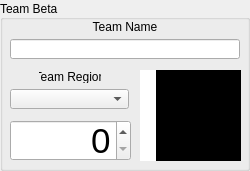
       <widget class="QGroupBox" name="TeamBetaGroupBox">
        <property name="sizePolicy">
         <sizepolicy hsizetype="Fixed" vsizetype="Fixed">
          <horstretch>0</horstretch>
          <verstretch>0</verstretch>
         </sizepolicy>
        </property>
        <property name="minimumSize">
         <size>
          <width>250</width>
          <height>171</height>
         </size>
        </property>
        <property name="maximumSize">
         <size>
          <width>250</width>
          <height>171</height>
         </size>
        </property>
        <property name="statusTip">
         <string/>
        </property>
        <property name="layoutDirection">
         <enum>Qt::LeftToRight</enum>
        </property>
        <property name="title">
         <string>Team Beta</string>
        </property>
        <property name="alignment">
         <set>Qt::AlignLeading|Qt::AlignLeft|Qt::AlignVCenter</set>
        </property>
        <widget class="QLabel" name="Team2Logo">
         <property name="geometry">
          <rect>
           <x>150</x>
           <y>70</y>
           <width>91</width>
           <height>91</height>
          </rect>
         </property>
         <property name="sizePolicy">
          <sizepolicy hsizetype="Maximum" vsizetype="Fixed">
           <horstretch>0</horstretch>
           <verstretch>0</verstretch>
          </sizepolicy>
         </property>
         <property name="minimumSize">
          <size>
           <width>91</width>
           <height>91</height>
          </size>
         </property>
         <property name="maximumSize">
          <size>
           <width>91</width>
           <height>91</height>
          </size>
         </property>
         <property name="layoutDirection">
          <enum>Qt::LeftToRight</enum>
         </property>
         <property name="styleSheet">
          <string notr="true">background-color: rgb(0, 0, 0);</string>
         </property>
         <property name="text">
          <string>Team Logo</string>
         </property>
         <property name="alignment">
          <set>Qt::AlignCenter</set>
         </property>
        </widget>
        <widget class="QWidget" name="layoutWidget">
         <property name="geometry">
          <rect>
           <x>10</x>
           <y>20</y>
           <width>231</width>
           <height>41</height>
          </rect>
         </property>
         <layout class="QVBoxLayout" name="verticalLayout_4">
          <item>
           <widget class="QLabel" name="Team2NameLabel">
            <property name="sizePolicy">
             <sizepolicy hsizetype="Maximum" vsizetype="Fixed">
              <horstretch>0</horstretch>
              <verstretch>0</verstretch>
             </sizepolicy>
            </property>
            <property name="minimumSize">
             <size>
              <width>230</width>
              <height>13</height>
             </size>
            </property>
            <property name="maximumSize">
             <size>
              <width>230</width>
              <height>13</height>
             </size>
            </property>
            <property name="text">
             <string>Team Name</string>
            </property>
            <property name="alignment">
             <set>Qt::AlignCenter</set>
            </property>
           </widget>
          </item>
          <item>
           <widget class="QLineEdit" name="Team2NameEdit">
            <property name="sizePolicy">
             <sizepolicy hsizetype="Maximum" vsizetype="Fixed">
              <horstretch>0</horstretch>
              <verstretch>0</verstretch>
             </sizepolicy>
            </property>
            <property name="minimumSize">
             <size>
              <width>230</width>
              <height>20</height>
             </size>
            </property>
            <property name="maximumSize">
             <size>
              <width>230</width>
              <height>20</height>
             </size>
            </property>
           </widget>
          </item>
         </layout>
        </widget>
        <widget class="QLabel" name="Team2Color">
         <property name="geometry">
          <rect>
           <x>140</x>
           <y>70</y>
           <width>16</width>
           <height>91</height>
          </rect>
         </property>
         <property name="sizePolicy">
          <sizepolicy hsizetype="Maximum" vsizetype="Fixed">
           <horstretch>0</horstretch>
           <verstretch>0</verstretch>
          </sizepolicy>
         </property>
         <property name="minimumSize">
          <size>
           <width>16</width>
           <height>91</height>
          </size>
         </property>
         <property name="maximumSize">
          <size>
           <width>16</width>
           <height>91</height>
          </size>
         </property>
         <property name="layoutDirection">
          <enum>Qt::LeftToRight</enum>
         </property>
         <property name="styleSheet">
          <string notr="true">background-color: rgb(255, 255, 255);</string>
         </property>
         <property name="text">
          <string/>
         </property>
         <property name="alignment">
          <set>Qt::AlignCenter</set>
         </property>
        </widget>
        <widget class="QWidget" name="layoutWidget_2">
         <property name="geometry">
          <rect>
           <x>10</x>
           <y>70</y>
           <width>121</width>
           <height>41</height>
          </rect>
         </property>
         <layout class="QVBoxLayout" name="verticalLayout_5">
          <item alignment="Qt::AlignHCenter">
           <widget class="QLabel" name="Team2RegionLabel">
            <property name="sizePolicy">
             <sizepolicy hsizetype="Maximum" vsizetype="Fixed">
              <horstretch>0</horstretch>
              <verstretch>0</verstretch>
             </sizepolicy>
            </property>
            <property name="minimumSize">
             <size>
              <width>62</width>
              <height>13</height>
             </size>
            </property>
            <property name="maximumSize">
             <size>
              <width>62</width>
              <height>13</height>
             </size>
            </property>
            <property name="text">
             <string>Team Region</string>
            </property>
            <property name="alignment">
             <set>Qt::AlignCenter</set>
            </property>
           </widget>
          </item>
          <item>
           <widget class="QComboBox" name="Team2RegionCombo">
            <property name="sizePolicy">
             <sizepolicy hsizetype="Maximum" vsizetype="Fixed">
              <horstretch>0</horstretch>
              <verstretch>0</verstretch>
             </sizepolicy>
            </property>
            <property name="minimumSize">
             <size>
              <width>119</width>
              <height>20</height>
             </size>
            </property>
            <property name="maximumSize">
             <size>
              <width>119</width>
              <height>20</height>
             </size>
            </property>
            <property name="layoutDirection">
             <enum>Qt::LeftToRight</enum>
            </property>
           </widget>
          </item>
         </layout>
        </widget>
        <widget class="QSpinBox" name="Team2Score">
         <property name="geometry">
          <rect>
           <x>10</x>
           <y>120</y>
           <width>121</width>
           <height>41</height>
          </rect>
         </property>
         <property name="sizePolicy">
          <sizepolicy hsizetype="Maximum" vsizetype="Fixed">
           <horstretch>0</horstretch>
           <verstretch>0</verstretch>
          </sizepolicy>
         </property>
         <property name="minimumSize">
          <size>
           <width>121</width>
           <height>41</height>
          </size>
         </property>
         <property name="maximumSize">
          <size>
           <width>121</width>
           <height>41</height>
          </size>
         </property>
         <property name="font">
          <font>
           <pointsize>26</pointsize>
          </font>
         </property>
         <property name="layoutDirection">
          <enum>Qt::LeftToRight</enum>
         </property>
         <property name="wrapping">
          <bool>false</bool>
         </property>
         <property name="alignment">
          <set>Qt::AlignRight|Qt::AlignTrailing|Qt::AlignVCenter</set>
         </property>
         <property name="maximum">
          <number>9999</number>
         </property>
        </widget>
       </widget>
